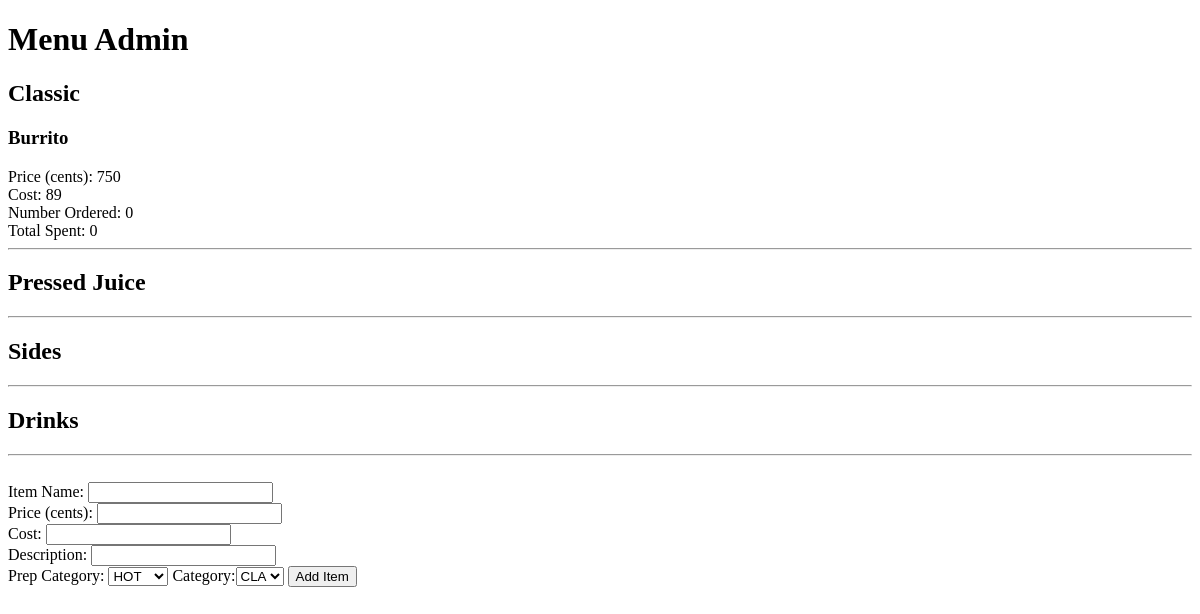
The page /dashboard/set_menu (signed in) on the database as committed earlier.
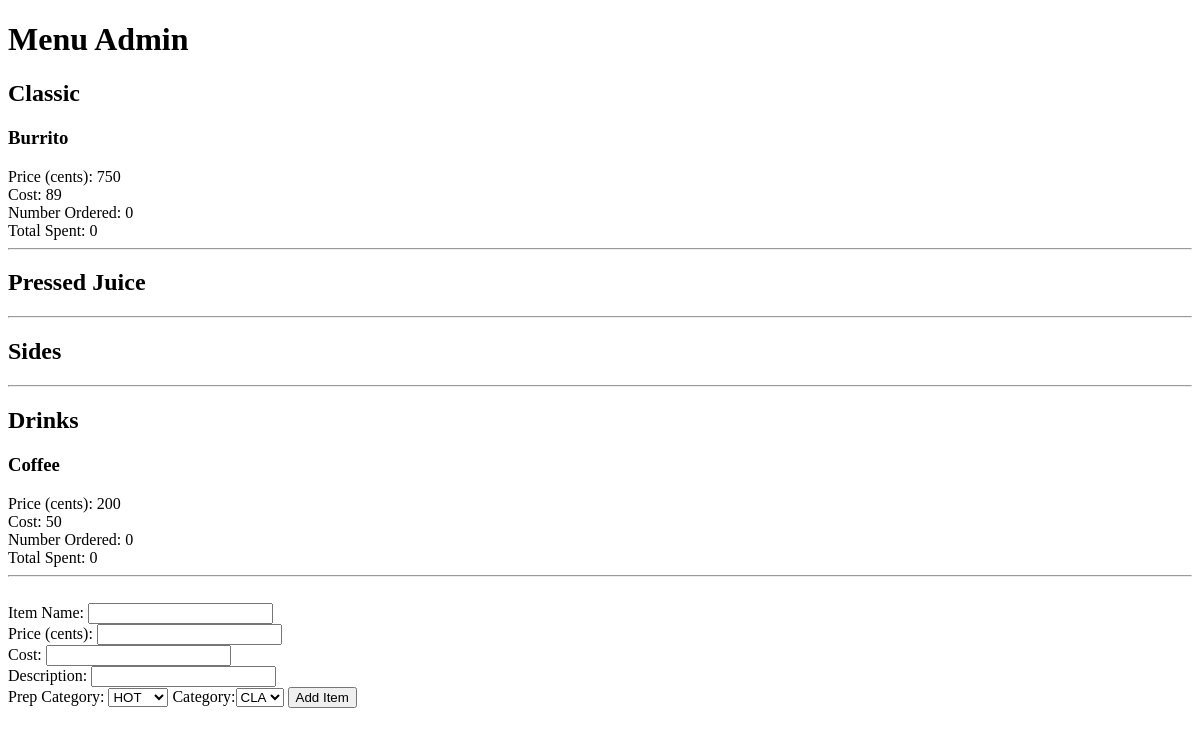
The same page on the database as committed later.
### item/models.py (models this page shows, shortened)
class ItemCategory(models.Model):
	item = models.ForeignKey(Item)
	category = models.CharField(max_length=3, choices=settings.ITEM_CATEGORIES)

class Item(models.Model):
	HOT = 'HOT'
	DRINK = 'BEV'
	COLD = 'COLD'
	PRE = 'PRE'
	PREP_CATEGORIES = (
		(HOT, 'HOT'),
		(COLD, 'COLD'),
		(PRE, 'PRE'),
		(DRINK, 'BEV')
		)
	CLASSIC = 'CLA'
	JUICE = 'JUI'
	SIDES = 'SID'
	DRINKS = 'DRI'
	CATEGORIES = (
		(CLASSIC, 'CLA'),
		(JUICE, 'JUI'),
		(SIDES, 'SID'),
		(DRINKS, 'DRI'),
		)
	name = models.CharField(max_length=50)
	price = models.IntegerField(default=0) # in cents
	cost = models.IntegerField(default=0) # in cents
	description = models.TextField(max_length=10)
	prep_category = models.CharField(max_length=5,choices=PREP_CATEGORIES)
	number_ordered = models.IntegerField(default=0)
	total_spent = models.IntegerField(default=0)
	available = models.BooleanField(default=False)

### dashboard/views.py (the view)
def set_menu(request):
	context = RequestContext(request)
	user = request.user
	if not user.is_superuser:
		return HttpResponse("You are not permissioned to be in this area.")
	else:
		categories = []
		items_by_cat = {}
		for cat in settings.ITEM_CATEGORIES:
			name = cat[0]
			items_by_cat[name] = ItemCategory.objects.filter(category=cat[1])
			categories.append(cat[1])
		return render_to_response(
			'menuadmin.html',
			{
			'items_by_cat':items_by_cat,
			'categories':categories,
			},
			context)

### dashboard/templates/menuadmin.html (shortened to what this page needs)
{% extends 'admin_base.html' %}
{% block content %}
<h1>Menu Admin</h1>
{% for key, value in items_by_cat.items %}
<h2>{{ key }}</h2>
{% for item in value %}
<h3>{{ item.item.name }}</h3>
Price (cents): {{item.item.price}}<br>
Cost: {{item.item.cost}}<br>
Number Ordered: {{item.item.number_ordered}}<br>
Total Spent: {{ item.item.total_spent }}<br>
{% endfor %}
<hr>
{% endfor %}
<br>
<form role="form" method="post" action="initialize_new_menu_item">
	Item Name: <input name="item_name"><br>
	Price (cents): <input name="price"><br>
	Cost: <input name="cost"><br>
	Description: <input name="description"><br>
	Prep Category:
	<select id="prep_category" name="prep_category" placeholder="prep_category">
	<option value="HOT" name="prep">HOT</option>
	</select>
	Category:<select id="category" name="category" placeholder="category">
	{% for category in categories %}
	<option value="{{category}}" name="category">{{ category }}</option>
	{% endfor %}
	</select>
	<input type="submit" name="submit" value="Add Item" />
</form>
{% endblock %}

Rows that differ between the two databases and show on the page:
added ItemCategory: item.name "Coffee", item.price "200", item.cost "50", item.number_ordered "0", item.total_spent "0", shown under "Drinks"
